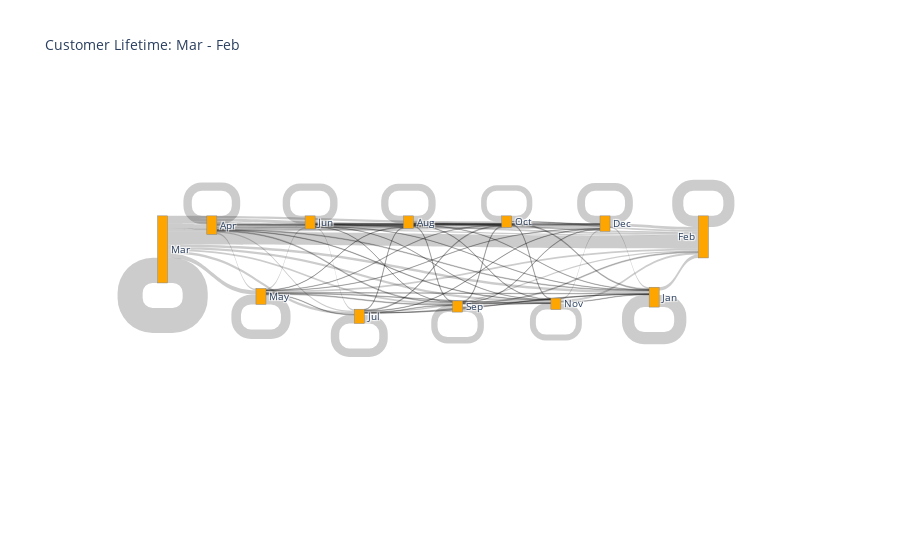

This figure's notebook cell:
### Code cell
fig = go.Figure(data=[go.Sankey(node=dict(
    pad=100,
    thickness = 10,
    line = dict(color = 'gray', width = 0.5),
    label = ['Mar', 'Apr', 'May', 'Jun', 'Jul', 'Aug',
            'Sep', 'Oct', 'Nov', 'Dec', 'Jan', 'Feb' ],
    color = 'orange'),
                  link = dict(
                      source = le.transform(source_target_value.month_x.tolist()),
                      target = le.transform(source_target_value.month_y.tolist()),
                      value = source_target_value.user.tolist(),
                      #hovercolor=['black']
))])

fig.update_layout(title_text="Customer Lifetime: Mar - Feb",
                  font_size=10)
fig.show()

### Figure 1 — Plotly figure (JSON) as saved in the notebook; plotly's stock layout.template omitted (floating-point values rounded to 4 significant figures)
{"data": [{"link": {"source": [0, 0, 0, 0, 0, 0, 0, 0, 0, 0, 0, 0, 1, 1, 1, 1, 1, 1, 1, 1, 1, 1, 1, 2, 2, 2, 2, 2, 2, 2, 2, 2, 2, 3, 3, 3, 3, 3, 3, 3, 3, 3, 4, 4, 4, 4, 4, 4, 4, 4, 5, 5, 5, 5, 5, 5, 5, 6, 6, 6, 6, 6, 6, 7, 7, 7, 7, 7, 8, 8, 8, 8, 9, 9, 9, 10, 10, 11], "target": [0, 1, 2, 3, 4, 5, 6, 7, 8, 9, 10, 11, 1, 2, 3, 4, 5, 6, 7, 8, 9, 10, 11, 2, 3, 4, 5, 6, 7, 8, 9, 10, 11, 3, 4, 5, 6, 7, 8, 9, 10, 11, 4, 5, 6, 7, 8, 9, 10, 11, 5, 6, 7, 8, 9, 10, 11, 6, 7, 8, 9, 10, 11, 7, 8, 9, 10, 11, 8, 9, 10, 11, 9, 10, 11, 10, 11, 11], "value": [278, 57, 49, 32, 27, 31, 19, 25, 24, 32, 28, 141, 93, 19, 16, 13, 10, 9, 7, 6, 10, 7, 15, 106, 15, 6, 4, 8, 4, 6, 3, 5, 20, 82, 18, 6, 3, 5, 3, 6, 3, 18, 94, 8, 6, 9, 2, 4, 2, 13, 80, 9, 5, 6, 3, 4, 15, 70, 11, 5, 6, 4, 10, 62, 9, 2, 10, 22, 66, 18, 5, 22, 87, 17, 30, 135, 37, 123]}, "node": {"color": "orange", "label": ["Mar", "Apr", "May", "Jun", "Jul", "Aug", "Sep", "Oct", "Nov", "Dec", "Jan", "Feb"], "line": {"color": "gray", "width": 0.5}, "pad": 100, "thickness": 10}, "type": "sankey"}], "layout": {"font": {"size": 10}, "title": {"text": "Customer Lifetime: Mar - Feb"}}}
